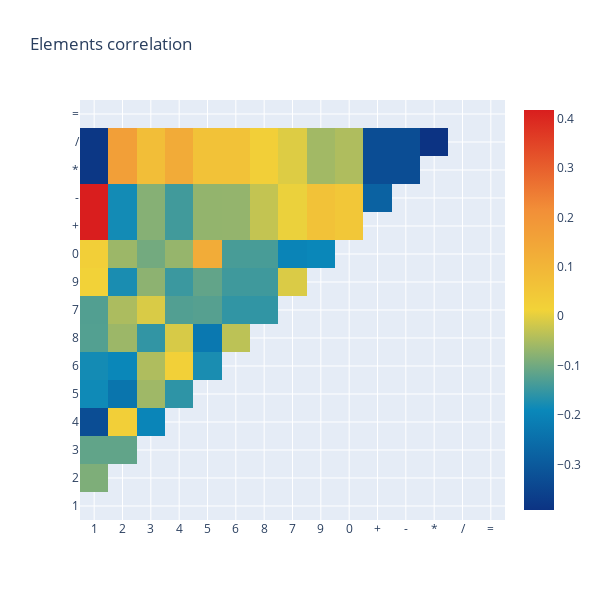

Here is the notebook cell this chart was saved with:
### Code cell
# Ploting Heatmap

# Masking the diagonal
mask = np.triu(np.ones_like(df_elements_corr, dtype=bool))
df_temp = df_elements_corr.mask(mask)

# Creating figure
fig = go.Figure()

# Creating trace
fig.add_trace(
    go.Heatmap(
        x=df_temp.columns,
        y=df_temp.columns,
        z=df_temp,
        colorscale="Portland",
    )
)

# Updating layout
fig.update_layout(
    title="Elements correlation",
    height=600,
    width=600,
)

# Showing figure
fig.show()

### Figure 1 — Plotly figure (JSON) as saved in the notebook; plotly's stock layout.template omitted (floating-point values rounded to 4 significant figures; data arrays with more than 128 entries replaced by an {"elided": "..."} marker saying what was removed)
{"data": [{"colorscale": [[0, "rgb(12,51,131)"], [0.25, "rgb(10,136,186)"], [0.5, "rgb(242,211,56)"], [0.75, "rgb(242,143,56)"], [1, "rgb(217,30,30)"]], "type": "heatmap", "x": ["1", "2", "3", "4", "5", "6", "8", "7", "9", "0", "+", "-", "*", "/", "="], "y": ["1", "2", "3", "4", "5", "6", "8", "7", "9", "0", "+", "-", "*", "/", "="], "z": {"elided": "15x15 float values"}}], "layout": {"height": 600, "title": {"text": "Elements correlation"}, "width": 600}}
